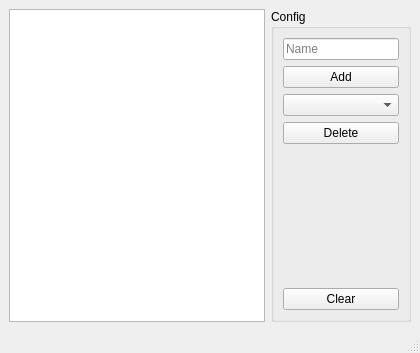
<?xml version="1.0" encoding="UTF-8"?>
<ui version="4.0">
 <class>MainWindow</class>
 <widget class="QMainWindow" name="MainWindow">
  <property name="geometry">
   <rect>
    <x>0</x>
    <y>0</y>
    <width>420</width>
    <height>353</height>
   </rect>
  </property>
  <property name="windowTitle">
   <string>MainWindow</string>
  </property>
  <widget class="QWidget" name="centralwidget">
   <layout class="QGridLayout" name="gridLayout">
    <item row="0" column="0">
     <widget class="QListView" name="listView"/>
    </item>
    <item row="0" column="1">
     <widget class="QGroupBox" name="groupBox">
      <property name="title">
       <string>Config</string>
      </property>
      <layout class="QVBoxLayout" name="verticalLayout">
       <item>
        <widget class="QLineEdit" name="leditAdd">
         <property name="placeholderText">
          <string>Name</string>
         </property>
        </widget>
       </item>
       <item>
        <widget class="QPushButton" name="btnAdd">
         <property name="text">
          <string>Add</string>
         </property>
        </widget>
       </item>
       <item>
        <widget class="QComboBox" name="cBoxDelete"/>
       </item>
       <item>
        <widget class="QPushButton" name="btnDelete">
         <property name="text">
          <string>Delete</string>
         </property>
        </widget>
       </item>
       <item>
        <spacer name="verticalSpacer">
         <property name="orientation">
          <enum>Qt::Vertical</enum>
         </property>
         <property name="sizeHint" stdset="0">
          <size>
           <width>20</width>
           <height>40</height>
          </size>
         </property>
        </spacer>
       </item>
       <item>
        <widget class="QPushButton" name="btnClear">
         <property name="text">
          <string>Clear</string>
         </property>
        </widget>
       </item>
      </layout>
     </widget>
    </item>
   </layout>
  </widget>
  <widget class="QMenuBar" name="menubar">
   <property name="geometry">
    <rect>
     <x>0</x>
     <y>0</y>
     <width>420</width>
     <height>31</height>
    </rect>
   </property>
  </widget>
  <widget class="QStatusBar" name="statusbar"/>
 </widget>
 <resources/>
 <connections/>
</ui>
